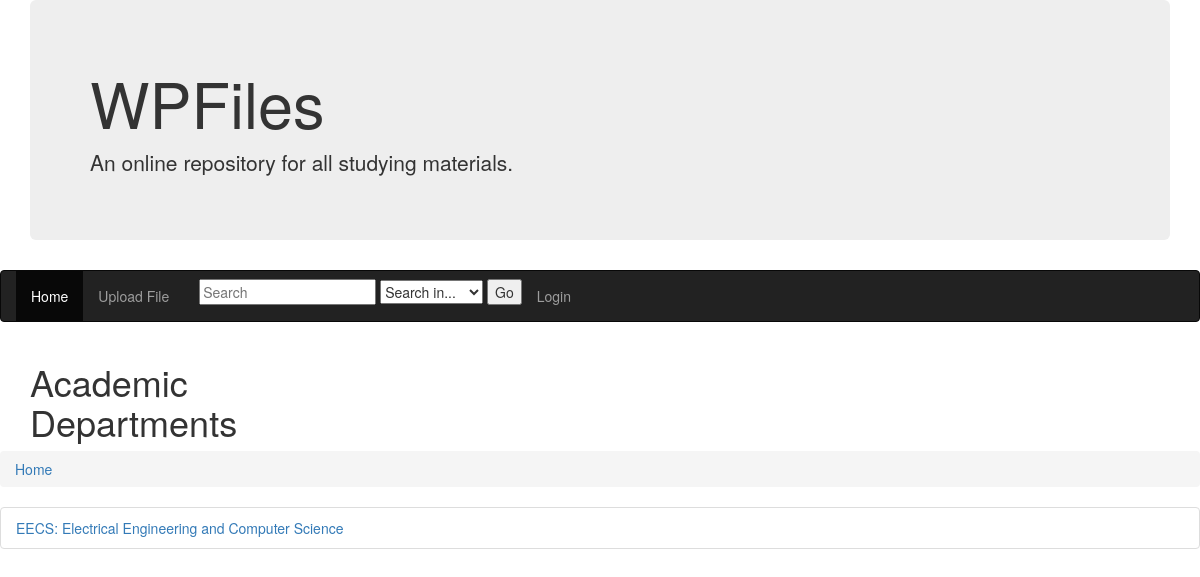
/wpFiles/, run on the app's committed database.
### wpFiles/models.py (models this page shows, shortened)
class Academic_dept(models.Model):
    dept_code = models.CharField(max_length=10,unique=True)
    dept_name = models.CharField(max_length=100)

### wpFiles/views.py (the view)
# urls.py: path('', views.index, name='index'),
def index(request):
    dept_list = Academic_dept.objects.order_by('dept_code')
    context = {'dept_list': dept_list}
    return render(request, 'wpFiles/index.html', context)

### wpFiles/templates/wpFiles/index.html (shortened to what this page needs)
<!doctype html>
{% load static %}
{% load ratings %}
<link rel="stylesheet" href="https://maxcdn.bootstrapcdn.com/bootstrap/3.4.0/css/bootstrap.min.css">
<div class="container">
    <div class="jumbotron">
    <h1> WPFiles </h1>
        <p> An online repository for all studying materials.</p>
    </div>
</div>
<nav class="navbar navbar-inverse">
    <div class="container-fluid">
        <ul class="nav navbar-nav">
            <li class="active"><a href="{% url 'index' %}"> Home </a></li>
            <li><a href="{% url 'uploadFile' %}"> Upload File </a></li>
            <li>
               <form class="navbar-form navbar-right" action="{% url 'search' %}">
                  <input name="q" value="{{request.GET.q}}" placeholder="Search" required>
                   <select name="criteria" required>
                    <option value="" disabled selected>Search in...</option>
                  </select>
                  <input type="submit" value="Go" required>
                </form>
             </li>
           {% if user.is_authenticated %}
             <li class="navbar-left"><a href="{% url 'logout' %}">Logout</a></li>
           {% else %}
             <li class="navbar-left"><a href="{% url 'login' %}">Login</a></li>
           {% endif %}
        </ul>
    </div>
</nav>
<div class="container">
    <div class="row">
        <h1 class="col-sm-2 offset-sm-2"> Academic Departments </h1>
    </div>
</div>
<ul class="breadcrumb">
    <li class="breadcrumb-item"><a href="{% url 'index' %}"> Home </a></li>
</ul>
{% if dept_list %}
    <ul class="list-group">
    {% for dept in dept_list %}
        <li class="list-group-item">
            <a href="{% url 'classInDept' dept.id %}">
                {{ dept.dept_code }}: {{ dept.dept_name }}
            </a>
        </li>
    {% endfor %}
    </ul>
{% else %}
    <p>No classes are available.</p>
{% endif %}

### data on the page
Academic_dept: dept_code "EECS", dept_name "Electrical Engineering and Computer Science"
